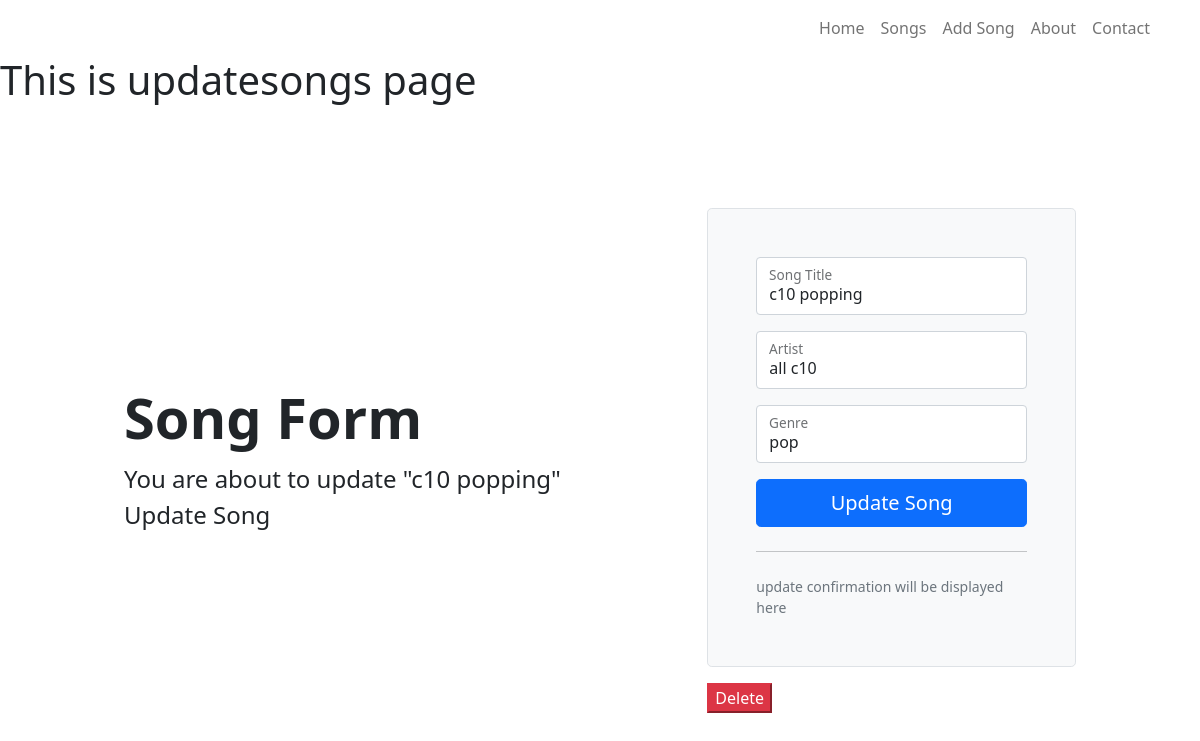
/2/update, run on the app's committed database.
### tables this page shows
CREATE TABLE "songs" (
	"SongID"	INTEGER NOT NULL UNIQUE,
	"Title"	TEXT,
	"Artist"	TEXT,
	"Genre"	TEXT,
	PRIMARY KEY("SongID" AUTOINCREMENT)
);

### Part12-Flask/WebFlask/app.py (the view, shortened to what this page needs)
@app.route("/<int:songID>/update", methods=("GET","POST"))
def update(songID):
    aSongRecord = getSong(songID)
    return render_template("updatesongs.html", title="Update songs", SongRecord=aSongRecord)

### Part12-Flask/WebFlask/app.py (called while the page is built)
def musicDBcon():
    conn = sql.connect("PYTHON\Part12 Flask\webflask\c10Sqlite.db")
    conn.row_factory = sql.Row  # we are accesing class row
    return conn

def getSong(recordID):
    songConn = musicDBcon()
    cursor = songConn.cursor()
    aSong = cursor.execute("SELECT * FROM songs WHERE songID =?", (recordID,)).fetchone()
    songConn.close()
    if aSong is None:
        abort(Response(f"No Record {aSong} was found in DB"))
    return aSong

### Part12-Flask/WebFlask/templates/updatesongs.html (shortened to what this page needs)
{% extends 'base.html' %} {% block content %}
<h1>This is updatesongs page</h1>
<div class="container col-xl-10 col-xxl-8 px-4 py-5">
  <div class="row align-items-center g-lg-5 py-5">
    <div class="col-lg-7 text-center text-lg-start">
      <h1 class="display-4 fw-bold lh-1 mb-3">Song Form</h1>
      <p class="col-lg-10 fs-4">
        {% block title %} You are about to update "{{SongRecord['title']}}" {%
        endblock %} Update Song
      </p>
    </div>
    <div class="col-md-10 mx-auto col-lg-5">
      <form method="post" class="p-4 p-md-5 border rounded-3 bg-light">
        <div class="form-floating mb-3">
          <input
            type="text"
            class="form-control"
            id="Title"
            name="Title"
            placeholder="Song title"
            value="{{request.form['title'] or SongRecord['title']}}"
          />
          <label for="Title">Song Title</label>
        </div>
        <div class="form-floating mb-3">
          <input
            type="text"
            class="form-control"
            id="Title"
            name="Artist"
            placeholder="Song Artist"
            value="{{request.form['Artist'] or SongRecord['Artist']}}"
          />
          <label for="Title">Artist</label>
        </div>
        <div class="form-floating mb-3">
          <input
            type="text"
            class="form-control"
            id="Genre"
            name="Genre"
            placeholder="Song Genre"
            value="{{request.form['Genre'] or SongRecord['Genre']}}"
          />
          <label for="Title">Genre</label>
        </div>
        <button class="w-100 btn btn-lg btn-primary" type="submit">
          Update Song
        </button>
        <hr class="my-4" />
        <small class="text-muted">
          update confirmation will be displayed here</small
        >
      </form>
      <form action="" method="POST">
        <input type="submit" value="Delete" onclick="" class="btn-danger" />
      </form>
    </div>
  </div>
</div>
{% endblock content %}

### data on the page
songs: title "c10 popping", Title "c10 popping", Artist "all c10", Genre "pop"
